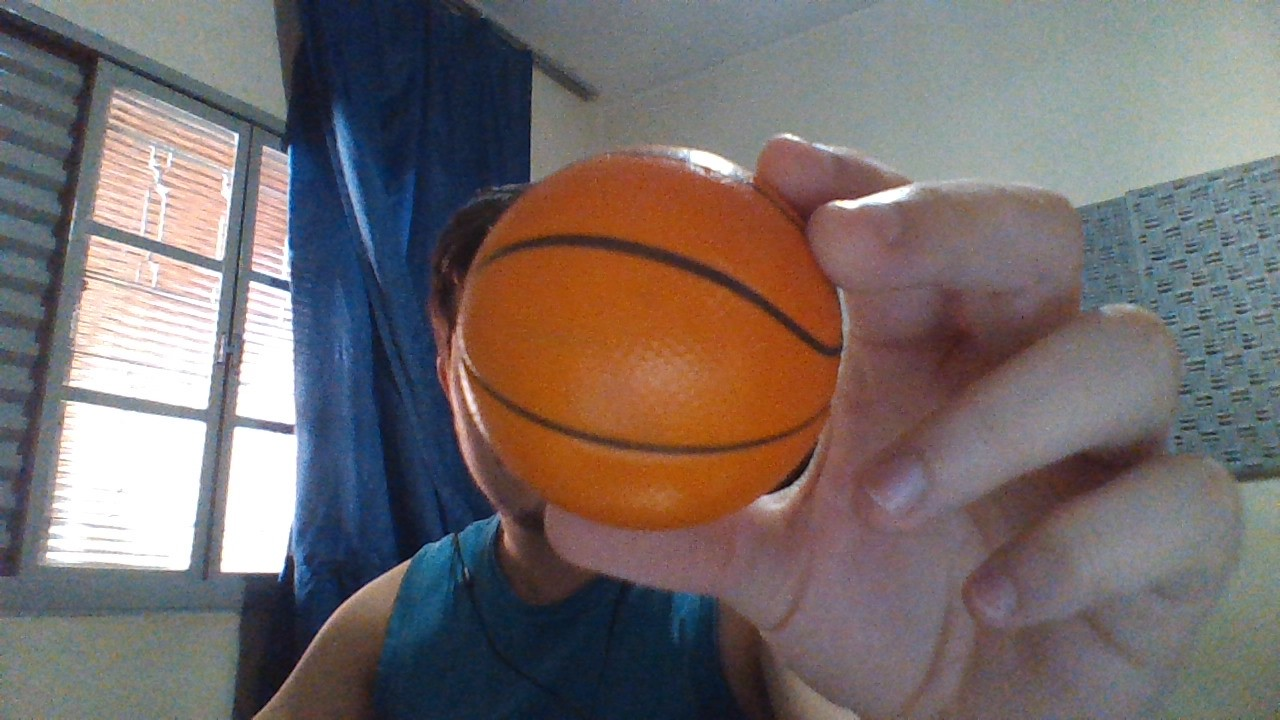
#> input picture image.jpg, 1280 x 720 px, given in place of the camera
$ python ball_tracking.py
#> lines starting #> are read from the running program, lines starting #| are printed output that depends on the picture; after the words box and inside, x2 and y2 are one past the last pixel; in counts of white or black regions, pixels touching at a corner belong together

from collections import deque
from imutils.video import VideoStream
import numpy as np
import argparse
import cv2
import imutils
import time

# constrói os parâmetros que podem ser passados na hora de chamar o script
ap = argparse.ArgumentParser()
ap.add_argument("-v", "--video",
                help="caminho para o arquivo de video (opcional) ")
ap.add_argument("-b", "--buffer", type=int, default=64,
                help="tamanho do buffer (rastro)")
args = vars(ap.parse_args())

# define os limites minimos e maximos
# para o threshold da bola no espaço de cor HSV
lower = (2, 139, 98)
upper = (33, 255, 197)

# inicializa a lista de pontos rastreados
pts = deque(maxlen=args["buffer"])

# se o caminho para o vídeo não foi disponibilizado,
# lê a referência para a webcam
if not args.get("video", False):
    video_stream = VideoStream(src=0).start()
# do contrário, pega a referência para o vídeo
else:
    video_stream = cv2.VideoCapture(args["video"])
# espera um tempo permitindo que a câmera ou o vídeo se "aqueçam"
time.sleep(2.0)

# loop infinito
while True:
    # lê o frame atual
    frame = video_stream.read()
#> frame is the input picture: shape (720, 1280, 3); mean B, G, R 107.2, 107.8, 117.2

    # manipula o frame por VideoCaptura ou VideStream
    frame = frame[1] if args.get("video", False) else frame
    # se você está vendo o vídeo e não capturou o frame,
    # então vc chegou a o final do vídeo
    if frame is None:
        break # fecha o loop

    # redimensiona o frame, desfoca , e converte para o espaço de cor HSV
    frame = imutils.resize(frame, width=600)
#> frame: shape (337, 600, 3)
    # cv2.imshow("frame_original", frame) # só para "printar" as etapas
    blurred = cv2.GaussianBlur(frame, (11, 11), 0)
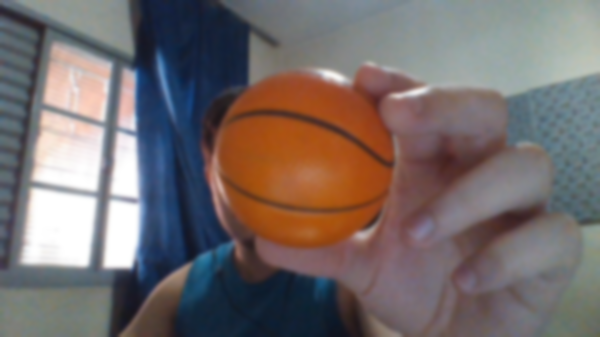
#> blurred: shape (337, 600, 3); mean B, G, R 107.2, 107.8, 117.1
    # cv2.imshow("gaussian_blur", blurred) # só para "printar" as etapas
    hsv = cv2.cvtColor(blurred, cv2.COLOR_BGR2HSV)
#> hsv: shape (337, 600, 3); mean H, S, V 78.6, 76.5, 129.6

    # constroe a máscara da cor da bola,
    # então executa uma série de dilatações e erosões
    # para remover quaisquer pequenas bolhas deixadas na máscara
    mask = cv2.inRange(hsv, lower, upper)
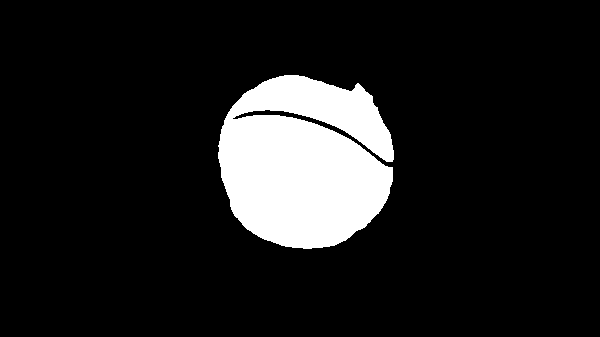
#> mask: shape (337, 600); 11.7% white; 1 white region, box (x1, y1, x2, y2) and area: (218, 75, 394, 249) 23655

    # cv2.imshow("mask", mask) # só para "printar" as etapas

    mask = cv2.erode(mask, None, iterations=2)
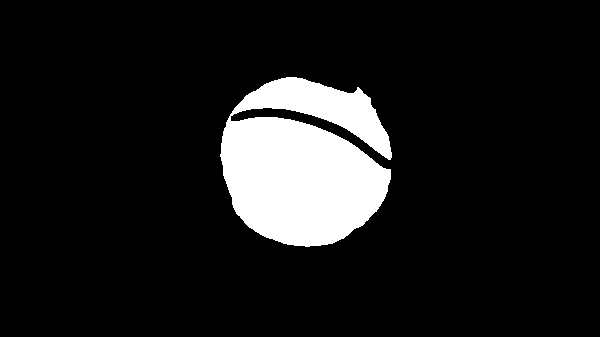
#> mask: shape (337, 600); 10.6% white; 1 white region, box (x1, y1, x2, y2) and area: (220, 77, 392, 247) 21375
    mask = cv2.dilate(mask, None, iterations=2)
#> mask: shape (337, 600); 11.7% white; 1 white region

    # cv2.imshow("mask_with_erosion", mask) # só para "printar" as etapas

    # encontra contornos na máscara e inicializa o atual
    # (x, y) centro da bola
    cnts = cv2.findContours(mask.copy(), cv2.RETR_EXTERNAL,
                            cv2.CHAIN_APPROX_SIMPLE)
#> cnts = 1 contour; box (x1, y1, x2, y2) and area: (218, 75, 394, 249) 23230
    cnts = imutils.grab_contours(cnts)
    center = None
    # só continua se pelo menos um contorno foi encontrado
    if len(cnts) > 0:
        # encontra o maior contorno na mascara,
        # então o utiliza para calcular o círculo mínimo de fechamento e centróide
        c = max(cnts, key=cv2.contourArea)
#> c = contour of 418 points, box (x1, y1, x2, y2) (218, 75, 394, 249), area 23230
        ((x, y), radius) = cv2.minEnclosingCircle(c)
#> x = 305; y = 158.2; radius = 91.54
        M = cv2.moments(c)
#> M = moments, m00 23229.5, centre m10/m00, m01/m00 = (304.8, 162.3)
        center = (int(M["m10"] / M["m00"]), int(M["m01"] / M["m00"]))
#> center = (304, 162)
        # só continua se o raio bate com o tamanho mínimo
        if radius > 10:
            # desenha o círculo e centróide no frame
            cv2.circle(frame, (int(x), int(y)), int(radius),
                       (0, 255, 255), 2)
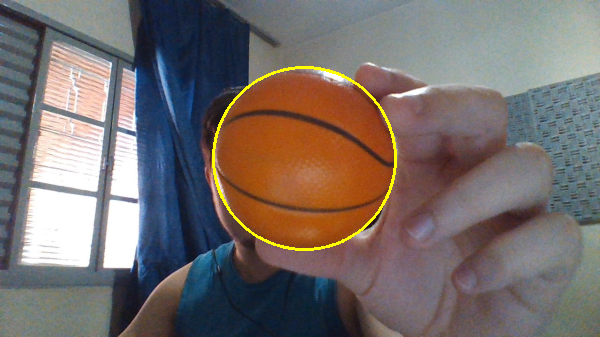
#> frame: shape (337, 600, 3); mean B, G, R 106.5, 109.2, 118.2
            cv2.circle(frame, center, 5, (0, 0, 255), -1)
#> frame: shape (337, 600, 3); 0.04% of pixels changed, all inside (x1, y1, x2, y2) = (299, 157, 310, 168)
    # atualiza a lista de pontos rastreados
    pts.appendleft(center)

    # loop sobe os pontos rastreados
    for i in range(1, len(pts)):
        # se qualquer dos pontos são None, ignora eles
        if pts[i - 1] is None or pts[i] is None:
            continue
        # do contrário, calcula a grossura da linha e
        # desenha as linhas conectadas
        thickness = int(np.sqrt(args["buffer"] / float(i + 1)) * 2.5)
        cv2.line(frame, pts[i - 1], pts[i], (0, 255, 0), thickness)

    frame = np.flip(frame, 1)  # para inverter a imagem e ficar como espelho
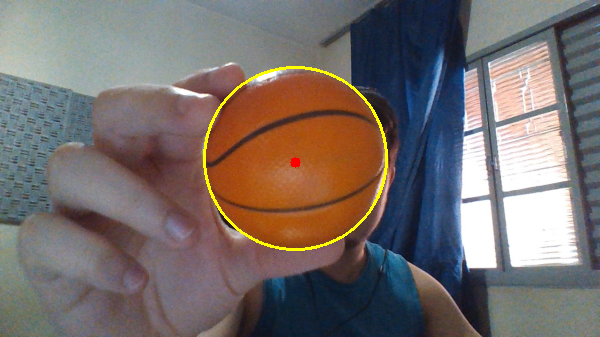
#> frame: shape (337, 600, 3); mean B, G, R 106.5, 109.2, 118.2

    # mostra o frame na tela
    cv2.imshow("Projeto cabuloso", frame)

    key = cv2.waitKey(1) & 0xFF
#> (key q is pressed here)

    # se o botão 'q' é pressionado, para o loop
    if key == ord("q"):
        break

# cont = 0
# # for pt in pts:
# #     print("pts[" + str(cont) + "] = " + str(pt))
# #     cont = cont + 1

# se não está usando um arquivo de vídeo, para o fluxo de vídeo da câmera
if not args.get("video", False):
    video_stream.stop()
# do contrário, libera a câmera
else:
    video_stream.release()
# fecha todas as janelas
cv2.destroyAllWindows()

$ run again, on amarela.jpg
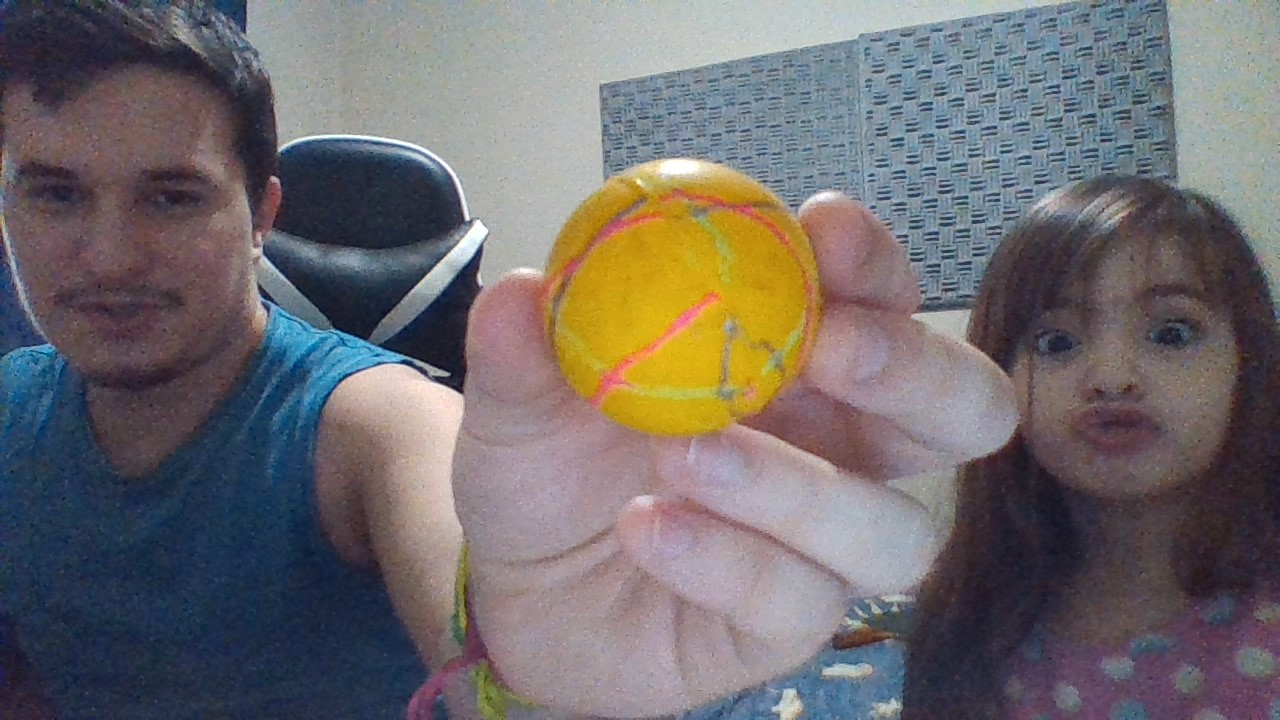
#> input picture amarela.jpg, 1280 x 720 px, given in place of the camera
#> frame is the input picture: shape (720, 1280, 3); mean B, G, R 108.3, 107, 111.6
#> hsv: shape (337, 600, 3); mean H, S, V 106, 69.2, 125.1
#> `mask = cv2.dilate(mask, None, iterations=2)`:
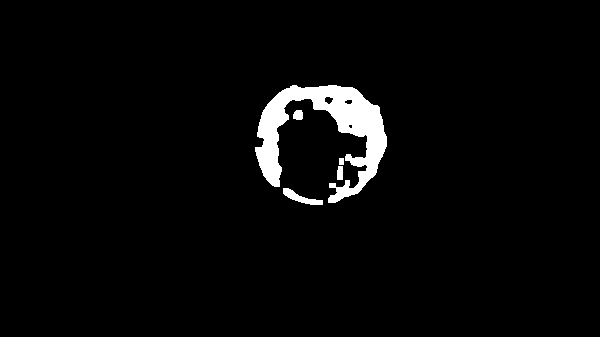
#> mask: shape (337, 600); 3.2% white; 5 white regions
#> cnts = 5 contours; box (x1, y1, x2, y2) and area: (255, 85, 387, 203) 5644, (283, 188, 323, 205) 224, (293, 110, 303, 120) 71, (337, 166, 343, 180) 62, (339, 158, 344, 165) 24
#> c = contour of 296 points, box (x1, y1, x2, y2) (255, 85, 387, 203), area 5644
#> x = 321; y = 141; radius = 67.23
#> M = moments, m00 5644, centre m10/m00, m01/m00 = (325.3, 129.5)
#> center = (325, 129)
#> `frame = np.flip(frame, 1)`:
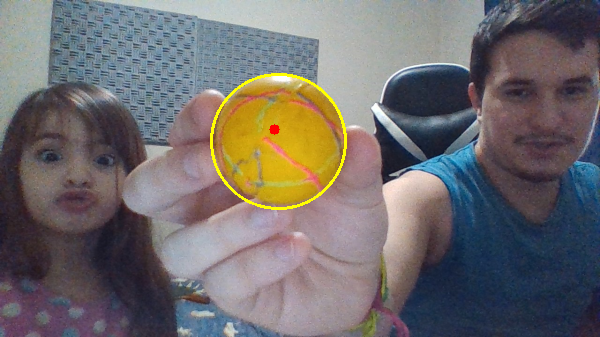
#> frame: shape (337, 600, 3); mean B, G, R 107.6, 107.6, 112.2
